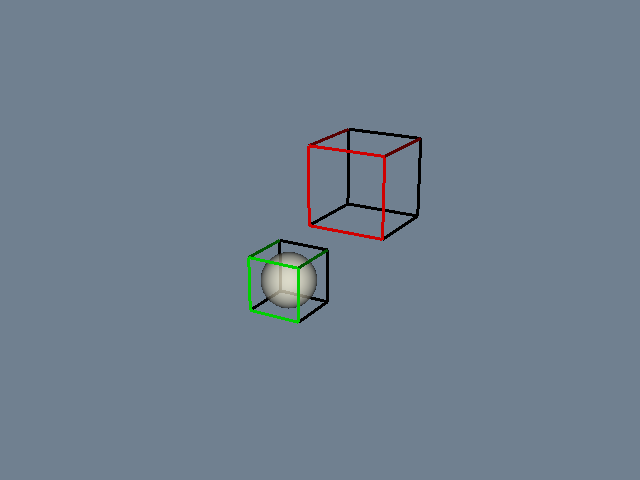

Reproduce this figure in Python.
#!/usr/bin/env python

# Visualize a planes-intersection test with two boxes.  A sphere is rendered
# with an overlapping box (green, intersects) and a displaced box (red, does
# not intersect).  Each box is tested with vtkPlanesIntersection.

# Factory overrides: importing these modules registers the OpenGL rendering
# and interaction style implementations for vtkRenderingCore factory classes.
import vtkmodules.vtkInteractionStyle  # noqa: F401
import vtkmodules.vtkRenderingOpenGL2  # noqa: F401
# VTK pipeline classes used in this example
from vtkmodules.vtkCommonCore import vtkPoints
from vtkmodules.vtkCommonDataModel import vtkPlanesIntersection
from vtkmodules.vtkFiltersSources import (
    vtkCubeSource,
    vtkSphereSource,
)
from vtkmodules.vtkRenderingCore import (
    vtkActor,
    vtkPolyDataMapper,
    vtkRenderWindow,
    vtkRenderWindowInteractor,
    vtkRenderer,
)

# Colors (normalized RGB)
green_rgb = (0.0, 1.0, 0.0)
red_rgb = (1.0, 0.0, 0.0)
cornsilk_rgb = (1.0, 0.973, 0.863)
slate_gray_background_rgb = (0.439, 0.502, 0.565)

# Source: generate a unit sphere and extract its bounding box
sphere_source = vtkSphereSource()
sphere_source.SetPhiResolution(32)
sphere_source.SetThetaResolution(32)
sphere_source.Update()

sphere_bounds = [0.0] * 6
sphere_source.GetOutput().GetBounds(sphere_bounds)

# Build planes from the sphere's bounding box
planes_intersection = vtkPlanesIntersection()
planes_intersection.SetBounds(sphere_bounds)

# ---- Box A: overlapping (same bounds as the sphere) ----
box_a_bounds = list(sphere_bounds)
box_a_points = vtkPoints()
box_a_points.SetNumberOfPoints(8)
box_a_points.SetPoint(0, box_a_bounds[1], box_a_bounds[2], box_a_bounds[5])
box_a_points.SetPoint(1, box_a_bounds[1], box_a_bounds[2], box_a_bounds[4])
box_a_points.SetPoint(2, box_a_bounds[1], box_a_bounds[3], box_a_bounds[4])
box_a_points.SetPoint(3, box_a_bounds[1], box_a_bounds[3], box_a_bounds[5])
box_a_points.SetPoint(4, box_a_bounds[0], box_a_bounds[2], box_a_bounds[5])
box_a_points.SetPoint(5, box_a_bounds[0], box_a_bounds[2], box_a_bounds[4])
box_a_points.SetPoint(6, box_a_bounds[0], box_a_bounds[3], box_a_bounds[4])
box_a_points.SetPoint(7, box_a_bounds[0], box_a_bounds[3], box_a_bounds[5])
hit_a = planes_intersection.IntersectsRegion(box_a_points)
print("Box A (overlapping) intersects? ", "Yes" if hit_a == 1 else "No")

# ---- Box B: displaced well outside the sphere ----
offset = 3.0
box_b_bounds = [b + offset for b in sphere_bounds]
box_b_points = vtkPoints()
box_b_points.SetNumberOfPoints(8)
box_b_points.SetPoint(0, box_b_bounds[1], box_b_bounds[2], box_b_bounds[5])
box_b_points.SetPoint(1, box_b_bounds[1], box_b_bounds[2], box_b_bounds[4])
box_b_points.SetPoint(2, box_b_bounds[1], box_b_bounds[3], box_b_bounds[4])
box_b_points.SetPoint(3, box_b_bounds[1], box_b_bounds[3], box_b_bounds[5])
box_b_points.SetPoint(4, box_b_bounds[0], box_b_bounds[2], box_b_bounds[5])
box_b_points.SetPoint(5, box_b_bounds[0], box_b_bounds[2], box_b_bounds[4])
box_b_points.SetPoint(6, box_b_bounds[0], box_b_bounds[3], box_b_bounds[4])
box_b_points.SetPoint(7, box_b_bounds[0], box_b_bounds[3], box_b_bounds[5])
hit_b = planes_intersection.IntersectsRegion(box_b_points)
print("Box B (displaced)   intersects? ", "Yes" if hit_b == 1 else "No")

# Mapper / Actor: sphere (cornsilk, semi-transparent)
sphere_mapper = vtkPolyDataMapper()
sphere_mapper.SetInputConnection(sphere_source.GetOutputPort())

sphere_actor = vtkActor()
sphere_actor.SetMapper(sphere_mapper)
sphere_actor.GetProperty().SetColor(cornsilk_rgb)
sphere_actor.GetProperty().SetOpacity(0.5)

# Source / Mapper / Actor: Box A wireframe (green — intersects)
cube_a_source = vtkCubeSource()
cube_a_source.SetBounds(box_a_bounds)

cube_a_mapper = vtkPolyDataMapper()
cube_a_mapper.SetInputConnection(cube_a_source.GetOutputPort())

cube_a_actor = vtkActor()
cube_a_actor.SetMapper(cube_a_mapper)
cube_a_actor.GetProperty().SetRepresentationToWireframe()
cube_a_actor.GetProperty().SetLineWidth(3)
cube_a_actor.GetProperty().SetColor(green_rgb if hit_a == 1 else red_rgb)

# Source / Mapper / Actor: Box B wireframe (red — does not intersect)
cube_b_source = vtkCubeSource()
cube_b_source.SetBounds(box_b_bounds)

cube_b_mapper = vtkPolyDataMapper()
cube_b_mapper.SetInputConnection(cube_b_source.GetOutputPort())

cube_b_actor = vtkActor()
cube_b_actor.SetMapper(cube_b_mapper)
cube_b_actor.GetProperty().SetRepresentationToWireframe()
cube_b_actor.GetProperty().SetLineWidth(3)
cube_b_actor.GetProperty().SetColor(green_rgb if hit_b == 1 else red_rgb)

# Renderer: assemble the scene
renderer = vtkRenderer()
renderer.AddActor(sphere_actor)
renderer.AddActor(cube_a_actor)
renderer.AddActor(cube_b_actor)
renderer.SetBackground(slate_gray_background_rgb)

# Window
render_window = vtkRenderWindow()
render_window.AddRenderer(renderer)
render_window.SetWindowName("planes intersection")
render_window.SetMultiSamples(0)
render_window.SetSize(640, 480)

# Interactor
render_window_interactor = vtkRenderWindowInteractor()
render_window_interactor.SetRenderWindow(render_window)

# Scene: configure the camera
renderer.ResetCamera()
renderer.GetActiveCamera().Azimuth(30)
renderer.GetActiveCamera().Elevation(20)
renderer.ResetCameraClippingRange()

render_window_interactor.Initialize()
render_window_interactor.Start()
